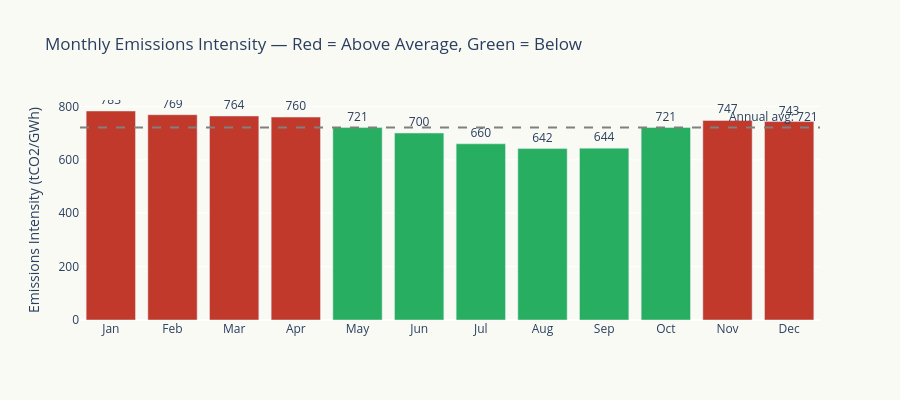

Here is the notebook cell this chart was saved with:
### Markdown cell above
## 6. Month-by-Month Emissions Intensity

### Code cell
fig = go.Figure()

fig.add_trace(go.Bar(
    x=month_names, y=monthly_ei.values,
    marker_color=['#C0392B' if v > monthly_ei.mean() else '#27AE60' for v in monthly_ei.values],
    text=[f'{v:.0f}' for v in monthly_ei.values],
    textposition='outside',
    hovertemplate='%{x}: %{y:.0f} tCO2/GWh<extra></extra>',
))

# Mean line
fig.add_hline(y=monthly_ei.mean(), line_dash='dash', line_color='grey',
              annotation_text=f'Annual avg: {monthly_ei.mean():.0f}')

fig.update_layout(
    title='Monthly Emissions Intensity — Red = Above Average, Green = Below',
    yaxis_title='Emissions Intensity (tCO2/GWh)',
    plot_bgcolor='#FAFAF5', paper_bgcolor='#FAFAF5',
    height=400,
)
fig.show()

### Figure 1 — Plotly figure (JSON) as saved in the notebook; plotly's stock layout.template omitted (floating-point values rounded to 4 significant figures)
{"data": [{"hovertemplate": "%{x}: %{y:.0f} tCO2/GWh<extra></extra>", "marker": {"color": ["#C0392B", "#C0392B", "#C0392B", "#C0392B", "#27AE60", "#27AE60", "#27AE60", "#27AE60", "#27AE60", "#27AE60", "#C0392B", "#C0392B"]}, "text": ["783", "769", "764", "760", "721", "700", "660", "642", "644", "721", "747", "743"], "textposition": "outside", "type": "bar", "x": ["Jan", "Feb", "Mar", "Apr", "May", "Jun", "Jul", "Aug", "Sep", "Oct", "Nov", "Dec"], "y": [782.8, 768.9, 764.1, 760.0, 720.8, 700.2, 660.0, 642.0, 643.7, 721.0, 747.5, 743.2]}], "layout": {"annotations": [{"showarrow": false, "text": "Annual avg: 721", "x": 1, "xanchor": "right", "xref": "x domain", "y": 721.2, "yanchor": "bottom", "yref": "y"}], "height": 400, "paper_bgcolor": "#FAFAF5", "plot_bgcolor": "#FAFAF5", "shapes": [{"line": {"color": "grey", "dash": "dash"}, "type": "line", "x0": 0, "x1": 1, "xref": "x domain", "y0": 721.2, "y1": 721.2, "yref": "y"}], "title": {"text": "Monthly Emissions Intensity — Red = Above Average, Green = Below"}, "yaxis": {"title": {"text": "Emissions Intensity (tCO2/GWh)"}}}}
